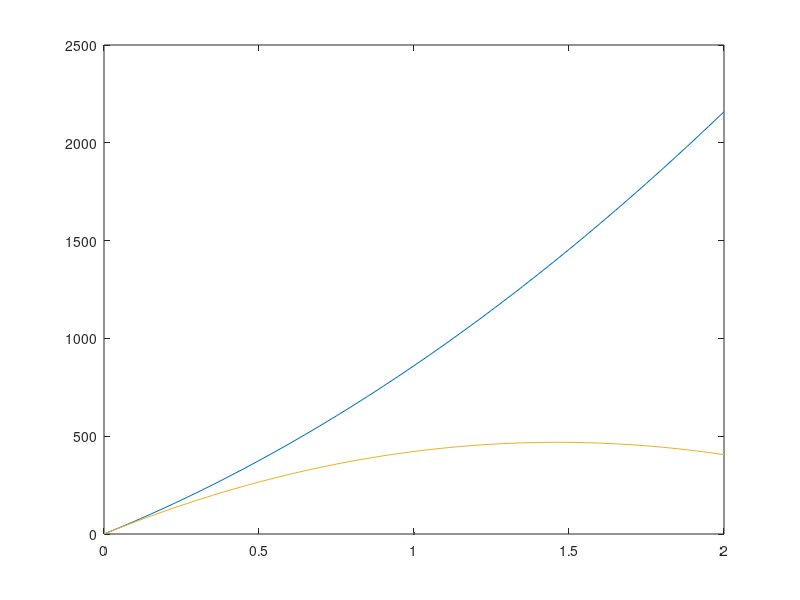

This figure's MATLAB source: (Note: this script raises an error after producing the figure.)
clc; clear; close all; 

m       = 293;          % kg   total mass
L       = 1.540;        % m    wheelbase
a_cg    = 0.853;        % m    CG to front axle
h_cg    = 0.241;        % m    CG height
t_f     = 1.410;        % m    front track (FULL width)
g_SI    = 9.81;         % m/s^2
b_cg    = L - a_cg;     % m    CG to rear axle
ay      = 1.5;          % g

% -- Steering geometry -------------------------------------------------------
e       = 15e-3;        % m    mechanical trail          estimate
L_arm   = 84.55e-3;     % m    steering arm length (LTS.m)
r_pin   = 20e-3;        % m    pinion radius

% -- Tyre (.tir file coefficients) -------------------------------------------
PDY1    =  2.1471;
PDY2    = -0.42791;
PKY1    = -31.419;
PKY2    =  1.5115;
FNOMIN  =  750;         % N
ap      =  28.55e-3;    % m    contact patch half-length


ay_sweep = 0:0.05:2;
SIay = ay_sweep.*g_SI;
Fz_static = (m*g_SI)/2 * b_cg/L
dFz = ((m.*SIay.*h_cg)./t_f) .* b_cg/L;

FR = Fz_static + dFz;
FL = Fz_static - dFz;

FyTotal = m.*SIay*(b_cg/L); 

FzReq_R = FyTotal .* (FR)./(max(FR + FL,1));
FzReq_L = FyTotal .* FL./(max(FR + FL,1));

figure
plot(ay_sweep, FzReq_R,LineWidth=3)
hold on
plot(ay_sweep, FzReq_L,LineWidth=3)
xlabel('Lateral Acceleration(g)',FontSize=15)
ylabel('Required Lateral Force (N)',FontSize=15)
title('$F_{y,req,i}$ by lateral acceleration',Interpreter='latex',FontSize=20,FontName="Calibri")
legend('$F_{y,req,R}$','$F_{y,req,L}$',FontSize = 14, Interpreter='latex')
set(gcf, 'Units', 'centimeters', 'Position', [10, 5, 25, 11]); % Screen size
set(gcf, 'PaperUnits', 'centimeters', 'PaperPosition', [10, 20, 25, 11]); % Export size
saveas(gcf,'LateralReq','svg')
